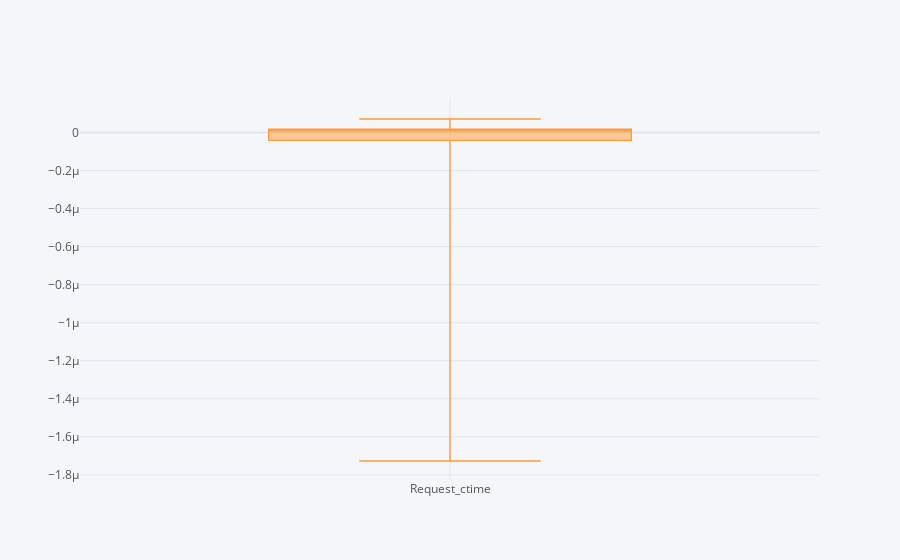

Notebook code cell kept with this figure:
### Code cell
location.Request_ctime.mean().sort_values(ascending=True).iplot(kind="box")

### Figure 1 — Plotly figure (JSON) as saved in the notebook; plotly's stock layout.template omitted (floating-point values rounded to 4 significant figures)
{"data": [{"boxpoints": false, "line": {"width": 1.3}, "marker": {"color": "rgba(255, 153, 51, 1.0)"}, "name": "Request_ctime", "orientation": "v", "type": "box", "y": [-1.727e-06, -1.212e-07, -6.389e-08, -6.279e-08, -1.938e-08, 3.817e-09, 5.587e-09, 7.361e-09, 9.53e-09, 1.083e-08, 1.412e-08, 1.525e-08, 1.984e-08, 2.523e-08, 6.478e-08, 7.138e-08, null, null]}], "layout": {"legend": {"bgcolor": "#F5F6F9", "font": {"color": "#4D5663"}}, "paper_bgcolor": "#F5F6F9", "plot_bgcolor": "#F5F6F9", "title": {"font": {"color": "#4D5663"}}, "xaxis": {"gridcolor": "#E1E5ED", "showgrid": true, "tickfont": {"color": "#4D5663"}, "title": {"font": {"color": "#4D5663"}, "text": ""}, "zerolinecolor": "#E1E5ED"}, "yaxis": {"gridcolor": "#E1E5ED", "showgrid": true, "tickfont": {"color": "#4D5663"}, "title": {"font": {"color": "#4D5663"}, "text": ""}, "zerolinecolor": "#E1E5ED"}}}
